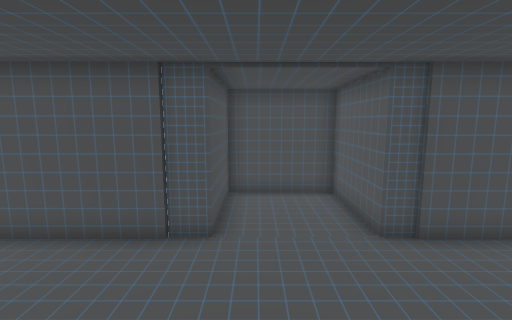
View 1 (above)

13 first-person views from a walk through a Unity game level. The camera is 1.3 m above the floor, tilts 8° down and sees 85° across. The floor is counted in squares, 0.5 m on a side. Each view is taken from the middle of a square. On the plan, view 1 faces up. The plan holds only what a view shows up to about 19 squares ahead; the rest is blank. The player is left out. Door leaves are left out, so doorways stand open.

View 2
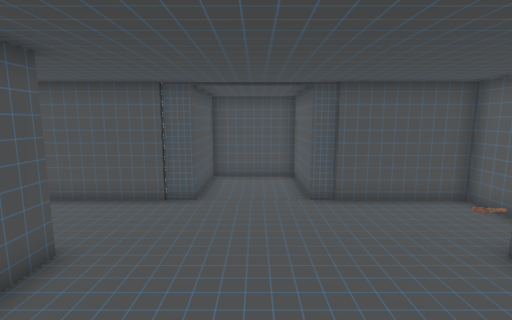

View 3
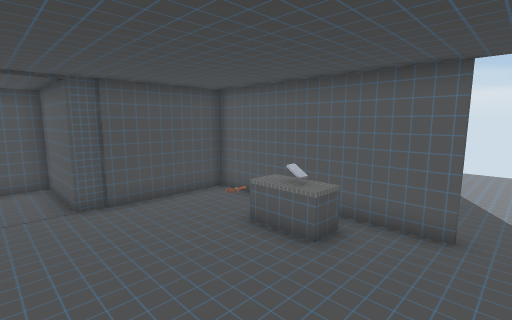

View 4
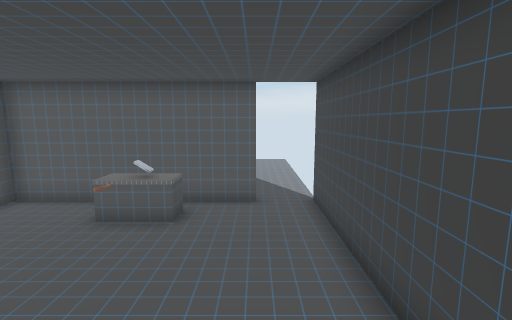

View 5
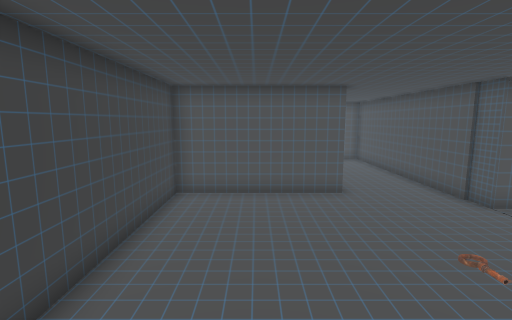

View 6
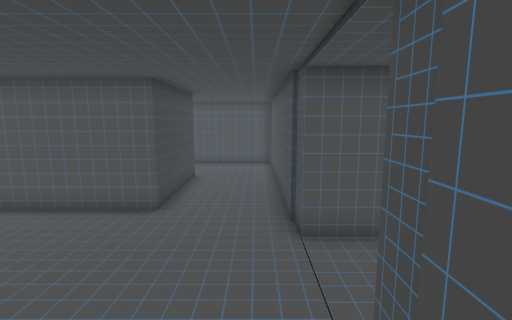

View 7
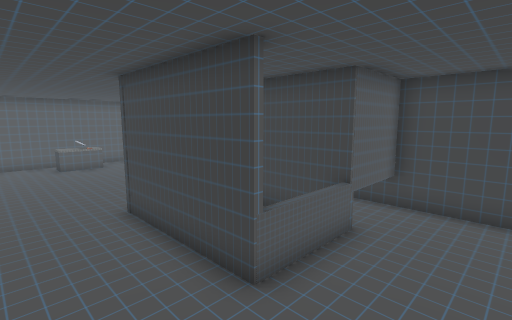

View 8
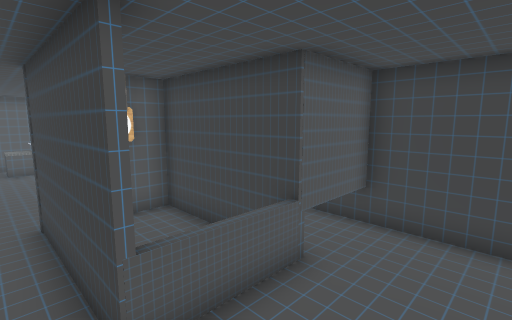

View 9
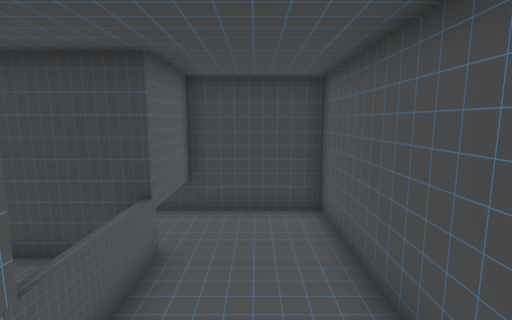

View 10
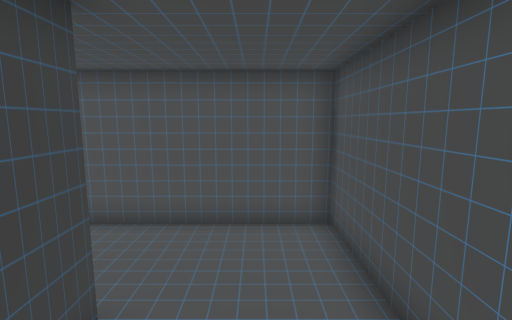

View 11
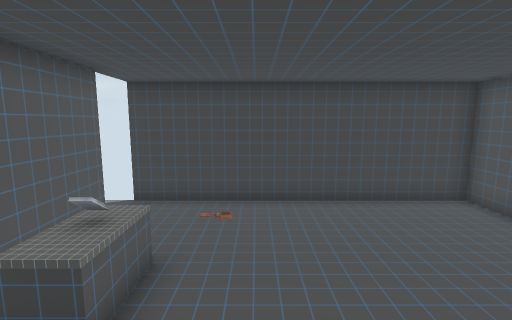

View 12
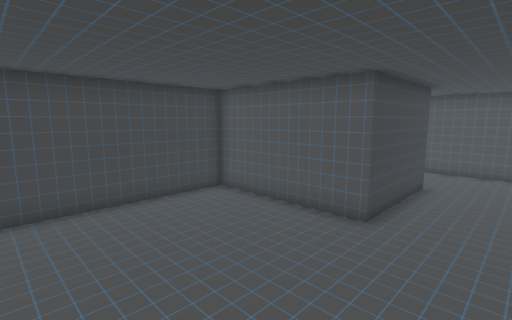

View 13
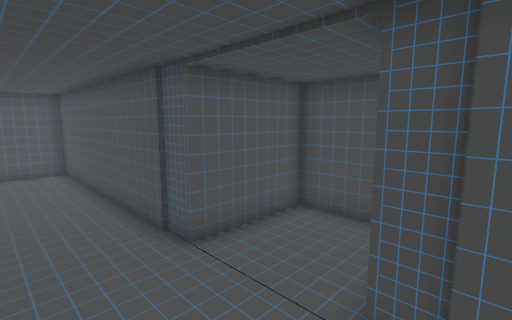

### Floor plan
Points are (right, up) in squares from view 1. A wall is a line through its corners. A room is listed if a view was taken in it or the views show most of it. See-through windows are left out.
Room 1 (views 1, 2, 3, 4, 5, 6, 11, 12, 13)
walls: (-2.9, 2.1) (-2.9, -3.9) (8, -3.9); (-1, 5.9) (-3, 5.9); (7.9, -2.1) (7.9, 5.9) (2.8, 5.9)
ways out: open door at (-3, 4) to room 2; open door at (0.5, 6) to room 3; open door at (8, -3)
Room 2 (views 7, 8, 9, 10)
walls: (-8.1, -4) (-8.1, 2.1) (-2.9, 2.1); (-3, 5.9) (-11.9, 5.9) (-11.9, -3.9) (-7.5, -3.9)
ways out: open door at (-3, 4) to room 1
Room 3 (no view inside)
walls: (2.8, 5.9) (2.8, 9.9) (-1, 9.9) (-1, 5.9)
ways out: open door at (0.5, 6) to room 1
Room 4 (no view inside)
walls: (-8.1, -1) (-3.1, -1) (-3.1, 0.1)

Where each view was taken, in squares from view 1:
view 1: 0 up, 0 right, facing up
view 2: 3 down, 1 right, facing up
view 3: 3 down, 1 right, facing up-right
view 4: 2 down, 1 left, facing right
view 5: 1 down, 7 right, facing left
view 6: 5 up, 5 right, facing left
view 7: 5 up, 11 left, facing down-right
view 8: 3 up, 11 left, facing down-right
view 9: 4 up, 10 left, facing down
view 10: 4 up, 5 left, facing left
view 11: 5 up, 4 right, facing down
view 12: 5 up, 4 right, facing down-left
view 13: 3 up, 4 right, facing up-left
